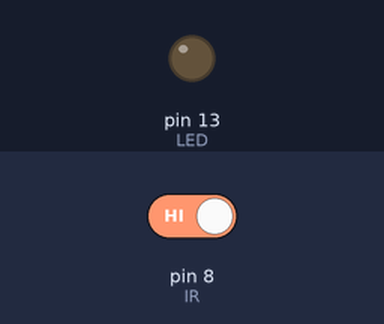
Bench run of a sketch on a simulated Arduino Uno, built with avr-gcc and run on an emulated ATmega328P. Shown: output pins drawn as LEDs (lit = HIGH). The inputs (shaded band) are chosen by the test bench; at power-on: pin 8 (IR) HIGH.

Above: at 1.2 s.
1.3 s: pin 8 (IR) driven LOW
At 2.4 s:
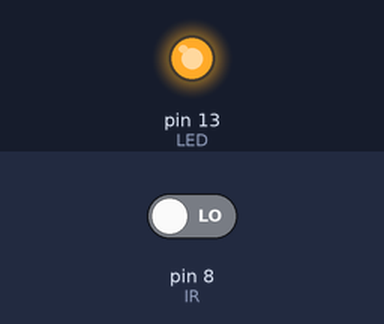
2.8 s: pin 8 (IR) driven HIGH
At 3.6 s:
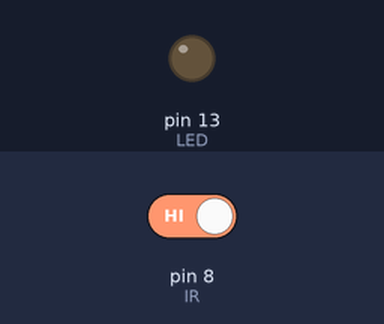
Timing chart, 0 to 5.8 s (numbered marks = the images above; inputs shaded):
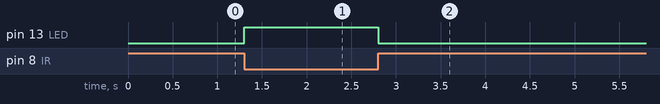

The sketch:

ir_receive_test.ino
```cpp
const int IR = 8;
const int LED = 13;

void setup() {
  pinMode(LED, OUTPUT);
  pinMode(IR, INPUT);
}

void loop() {
  digitalWrite(LED, 1 - digitalRead(IR));
}
```

Measured:
- after the input at 1.3 s, pin 13 (LED): LOW → HIGH at once
- after the input at 2.8 s, pin 13 (LED): HIGH → LOW at once
